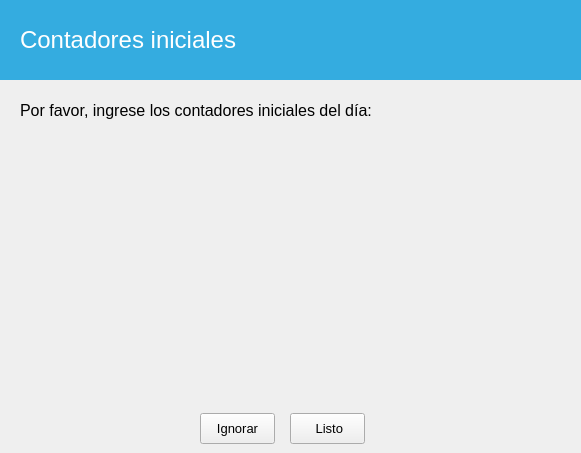
<?xml version="1.0" encoding="UTF-8"?>
<ui version="4.0">
 <class>ContadorEquipos</class>
 <widget class="QWidget" name="ContadorEquipos">
  <property name="windowModality">
   <enum>Qt::WindowModality::ApplicationModal</enum>
  </property>
  <property name="geometry">
   <rect>
    <x>0</x>
    <y>0</y>
    <width>581</width>
    <height>453</height>
   </rect>
  </property>
  <property name="windowTitle">
   <string>Contador de Equipos</string>
  </property>
  <widget class="QFrame" name="frameSuperior">
   <property name="geometry">
    <rect>
     <x>0</x>
     <y>0</y>
     <width>720</width>
     <height>80</height>
    </rect>
   </property>
   <property name="styleSheet">
    <string>background-color: rgb(52, 172, 224);</string>
   </property>
   <widget class="QLabel" name="labelTitulo">
    <property name="geometry">
     <rect>
      <x>20</x>
      <y>20</y>
      <width>400</width>
      <height>40</height>
     </rect>
    </property>
    <property name="styleSheet">
     <string>color: white; font-size: 18pt; font-family: 'Segoe UI';</string>
    </property>
    <property name="text">
     <string>Contadores iniciales</string>
    </property>
   </widget>
  </widget>
  <widget class="QScrollArea" name="scrollArea">
   <property name="geometry">
    <rect>
     <x>20</x>
     <y>120</y>
     <width>541</width>
     <height>261</height>
    </rect>
   </property>
   <property name="frameShape">
    <enum>QFrame::Shape::NoFrame</enum>
   </property>
   <property name="widgetResizable">
    <bool>true</bool>
   </property>
   <widget class="QWidget" name="scrollAreaWidgetContents">
    <property name="geometry">
     <rect>
      <x>0</x>
      <y>0</y>
      <width>541</width>
      <height>261</height>
     </rect>
    </property>
    <layout class="QVBoxLayout" name="layoutScroll"/>
   </widget>
  </widget>
  <widget class="QPushButton" name="btListo">
   <property name="geometry">
    <rect>
     <x>290</x>
     <y>413</y>
     <width>75</width>
     <height>31</height>
    </rect>
   </property>
   <property name="font">
    <font>
     <pointsize>10</pointsize>
    </font>
   </property>
   <property name="text">
    <string> Listo</string>
   </property>
   <property name="icon">
    <iconset resource="../resources.qrc">
     <normaloff>:/img/resources/images/accept.png</normaloff>:/img/resources/images/accept.png</iconset>
   </property>
  </widget>
  <widget class="QPushButton" name="btIgnorar">
   <property name="geometry">
    <rect>
     <x>200</x>
     <y>413</y>
     <width>75</width>
     <height>31</height>
    </rect>
   </property>
   <property name="font">
    <font>
     <pointsize>10</pointsize>
    </font>
   </property>
   <property name="text">
    <string>Ignorar</string>
   </property>
  </widget>
  <widget class="QLabel" name="label">
   <property name="geometry">
    <rect>
     <x>20</x>
     <y>100</y>
     <width>421</width>
     <height>21</height>
    </rect>
   </property>
   <property name="font">
    <font>
     <pointsize>12</pointsize>
    </font>
   </property>
   <property name="text">
    <string>Por favor, ingrese los contadores iniciales del día:</string>
   </property>
  </widget>
 </widget>
 <resources>
  <include location="../resources.qrc"/>
 </resources>
 <connections/>
</ui>
